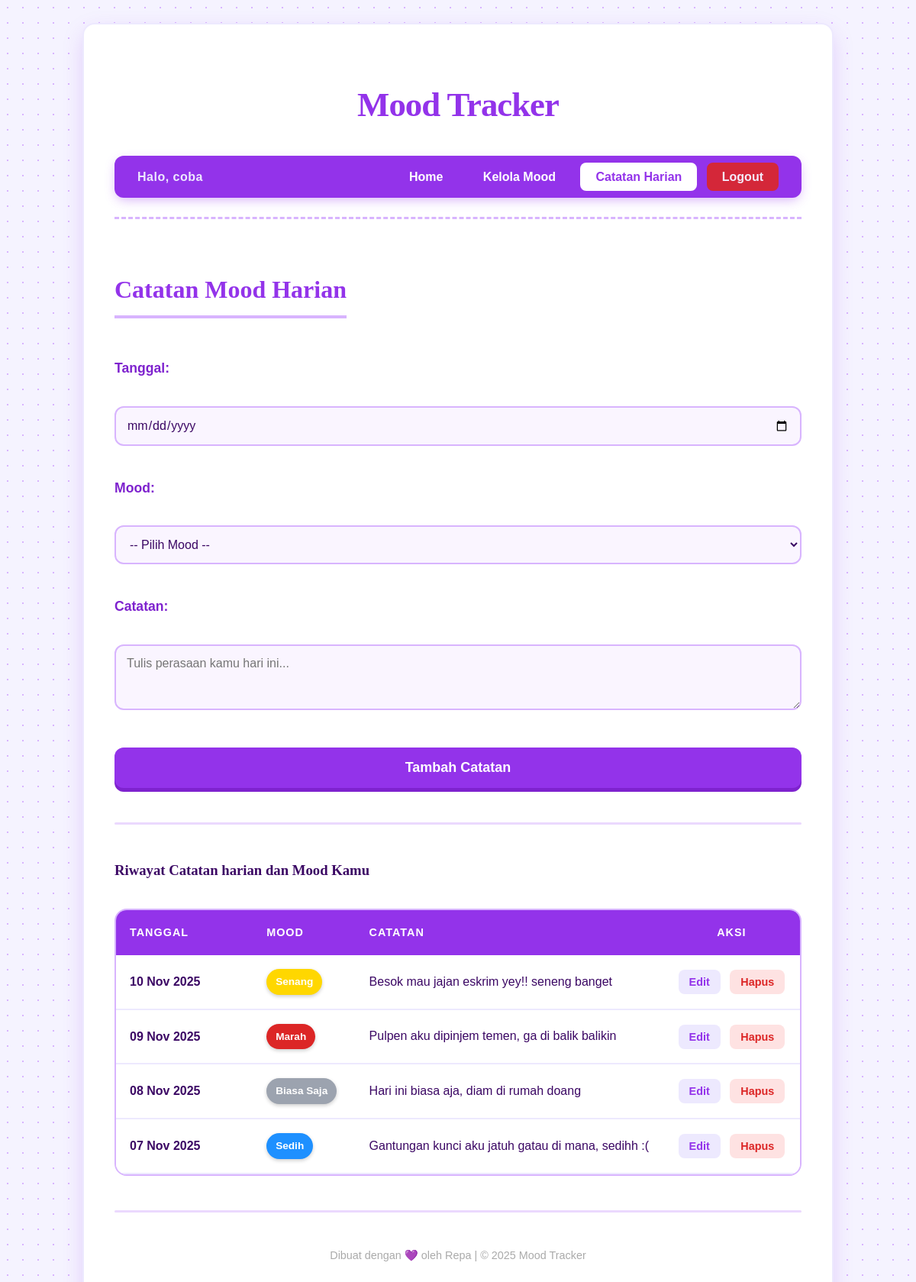
The app's page /index.php?page=entries (signed in) with its own data.
### tables this page shows
CREATE TABLE mood_entries (
  entry_id INT AUTO_INCREMENT PRIMARY KEY,
  user_id INT NOT NULL,
  mood_id INT NOT NULL,
  entry_date DATE NOT NULL,
  note TEXT,
  created_at DATETIME DEFAULT CURRENT_TIMESTAMP,
  
   
  CONSTRAINT fk_entry_user FOREIGN KEY (user_id) REFERENCES users(user_id) ON DELETE CASCADE,
  CONSTRAINT fk_entry_mood FOREIGN KEY (mood_id) REFERENCES mood_types(mood_id) ON DELETE RESTRICT
);

CREATE TABLE mood_types (
  mood_id INT AUTO_INCREMENT PRIMARY KEY,
  mood_name VARCHAR(50) NOT NULL,
  mood_color VARCHAR(7),  
  created_at DATETIME DEFAULT CURRENT_TIMESTAMP
);

### class/MoodEntryController.php (called while the page is built, shortened)
<?php
require_once __DIR__ . '/MoodEntryModel.php';
class MoodEntryController {
    private $entryModel;
    public function __construct() {
        $this->entryModel = new MoodEntryModel();
    }
    public function index() {
        $userId = $_SESSION['user_id'];
        $entries = $this->entryModel->getEntriesByUser($userId);
        require __DIR__ . '/../view/entry_page.php';
    }
}
?>

### class/MoodEntryModel.php (called while the page is built, shortened)
<?php
require_once __DIR__ . '/../config/Database.php';
class MoodEntryModel {
    private $conn;
    public function __construct() {
        $database = new Database();
        $this->conn = $database->connect();
    }
    public function getEntriesByUser($user_id) {
        $query = "SELECT me.entry_id, me.entry_date, me.note, mt.mood_name, mt.mood_color
                  FROM mood_entries me
                  JOIN mood_types mt ON me.mood_id = mt.mood_id
                  WHERE me.user_id = ?
                  ORDER BY me.entry_date DESC";
        $stmt = $this->conn->prepare($query);
        $stmt->bind_param("i", $user_id);
        $stmt->execute();
        $result = $stmt->get_result();
        $entries = [];
        while ($row = $result->fetch_assoc()) {
            $entries[] = $row;
        }
        return $entries;
    }
}
?>

### config/Database.php (called while the page is built, shortened)
<?php
class Database {
    private $host = "localhost";
    private $db_name = "mood_tracker";
    private $username = "root";
    private $password = "";
    public function connect() {
        $this->conn = new mysqli($this->host, $this->username, $this->password, $this->db_name);
        return $this->conn;
    }
}
?>

### view/entry_page.php (the view, shortened to what this page needs)
<?php include __DIR__ . '/header.php'; ?>
<h2>Catatan Mood Harian</h2>
<form action="index.php?page=entries&action=create" method="POST">
    <p>
        <label>Tanggal:</label><br>
        <input type="date" name="entry_date" required>
    </p>
    <p>
        <label>Mood:</label><br>
        <select name="mood_id" required>
            <option value="">-- Pilih Mood --</option>
        </select>
    </p>
    <p>
        <label>Catatan:</label><br>
        <textarea name="note" rows="3" placeholder="Tulis perasaan kamu hari ini..."></textarea>
    </p>
    <p>
        <button type="submit">Tambah Catatan</button>
    </p>
</form>
<hr>
<h3>Riwayat Catatan harian dan Mood Kamu</h3>
<table border="0" cellpadding="0" cellspacing="0">
    <thead>
        <tr>
            <th style="width: 20%;">Tanggal</th>
            <th style="width: 15%;">Mood</th>
            <th>Catatan</th>
            <th style="width: 20%; text-align: center;">Aksi</th>
        </tr>
    </thead>
    <tbody>
        <?php if (!empty($entries)): ?>
            <?php foreach ($entries as $e): ?>
            <tr>
                <td><strong><?= date('d M Y', strtotime($e['entry_date'])) ?></strong></td>
                <td>
                    <span style="background-color: <?= htmlspecialchars($e['mood_color']) ?>; color: #fff; padding: 6px 12px; border-radius: 20px; font-size: 0.85em; font-weight: bold; display: inline-block; box-shadow: 0 2px 5px rgba(0,0,0,0.2);">
                        <?= htmlspecialchars($e['mood_name']) ?>
                    </span>
                </td>
                <td style="line-height: 1.5;"><?= nl2br(htmlspecialchars($e['note'])) ?></td>
                <td style="text-align: center;">
                    <a href="index.php?page=entries&action=edit&id=<?= $e['entry_id'] ?>">Edit</a>
                    <a href="index.php?page=entries&action=delete&id=<?= $e['entry_id'] ?>" onclick="return confirm('Yakin mau hapus?')">Hapus</a>
                </td>
            </tr>
            <?php endforeach; ?>
        <?php else: ?>
            <tr><td colspan="4" style="text-align: center; padding: 30px; opacity: 0.7; font-style: italic;">Belum ada catatan mood saat ini.</td></tr>
        <?php endif; ?>
    </tbody>
</table>
<?php include __DIR__ . '/footer.php'; ?>

### index.php (shortened to what this page needs)
<?php
$page = isset($_GET['page']) ? $_GET['page'] : 'home';
$action = isset($_GET['action']) ? $_GET['action'] : 'index';
$isLoggedIn = isset($_SESSION['user_id']);
if ($page === 'home') {
    if (!$isLoggedIn) {
        header('Location: index.php?page=users&action=showLogin');
        exit;
    }
    include __DIR__ . '/view/home.php';
} elseif ($page === 'entries') {
    require_once __DIR__ . '/class/MoodEntryController.php';
    $controller = new MoodEntryController();
    if ($action === 'create') {
        $controller->create();
    } elseif ($action === 'delete') {
        $controller->delete();
    } elseif ($action === 'edit') {
        $controller->showEditForm();
    } elseif ($action === 'update') {
        $controller->update();
    } else {
        $controller->index();
    }
} else {
    http_response_code(404);
    echo "<h1>404 Page Not Found</h1>";
}
?>

### view/header.php (shortened to what this page needs)
<?php
$isLoggedIn = isset($_SESSION['user_id']);
$currentPage = isset($_GET['page']) ? $_GET['page'] : 'home';
?>
<!DOCTYPE html>
<html lang="id">
<head>
    <link rel="stylesheet" href="style.css">
</head>
<body>
    <div class="container">
        <header>
            <h1>Mood Tracker</h1>
            <nav>
                <?php if ($isLoggedIn): ?>
                    <span class="user-welcome">Halo, <strong><?= htmlspecialchars($_SESSION['username']) ?></strong></span>
                    <div class="menu-links">
                        <a href="index.php?page=home" class="<?= $currentPage == 'home' ? 'active' : '' ?>">Home</a>
                        <a href="index.php?page=moods" class="<?= $currentPage == 'moods' ? 'active' : '' ?>">Kelola Mood</a>
                        <a href="index.php?page=entries" class="<?= $currentPage == 'entries' ? 'active' : '' ?>">Catatan Harian</a>
                        <a href="index.php?page=users&action=logout" class="logout-btn">Logout</a>
                    </div>
                <?php endif; ?>
            </nav>
        </header>
<main>

### view/footer.php
</main> <footer>
            <hr>
            <p style="text-align:center; color: #aaa; font-size: 0.9em;">
                Dibuat dengan 💜 oleh Repa | &copy; 2025 Mood Tracker
            </p>
        </footer>
    </div> </body>
</html>

### style.css (style rules this page uses)
:root { --bg-main: #f5f3ff; --primary-lightest: #ede9fe; --primary-light: #d8b4fe; --primary: #9333ea; --primary-dark: #7e22ce; --text-dark: #3b0764; --white: #ffffff; --danger: #dc2626; }
body { font-family: 'Poppins', sans-serif; background-color: var(--bg-main); color: var(--text-dark); margin: 0; padding: 30px; line-height: 1.6; background-image: radial-gradient(var(--primary-light) 1px, transparent 1px); background-size: 20px 20px; }
h1, h2, h3, .home-menu a { font-family: 'Playfair Display', serif; }
.container { max-width: 900px; margin: 0 auto; background-color: var(--white); padding: 40px; border-radius: 16px; box-shadow: 0 10px 30px -5px rgba(147, 51, 234, 0.25); border: 2px solid var(--primary-lightest); position: relative; z-index: 1; }
header { margin-bottom: 40px; border-bottom: 3px dashed var(--primary-light); padding-bottom: 25px; }
header h1 { color: var(--primary); text-align: center; margin-bottom: 30px; font-weight: 800; font-size: 2.8em; letter-spacing: -1px; }
nav { display: flex; justify-content: space-between; align-items: center; background-color: var(--primary); padding: 15px 30px; border-radius: 12px; color: var(--white); box-shadow: 0 5px 15px -3px rgba(147, 51, 234, 0.4); }
.user-welcome { font-weight: 600; letter-spacing: 0.5px; color: var(--primary-lightest); }
.menu-links a, .auth-links a { text-decoration: none; color: var(--white); padding: 10px 20px; margin-left: 8px; border-radius: 8px; font-weight: 700; transition: all 0.2s ease; }
.menu-links a:hover, .menu-links a.active { background-color: var(--white); color: var(--primary); }
.logout-btn { background-color: var(--danger) !important; opacity: 0.9; }
h2 { color: var(--primary); font-weight: 800; border-bottom: 4px solid var(--primary-light); display: inline-block; padding-bottom: 8px; margin-bottom: 35px; font-size: 2em; }
label { color: var(--primary-dark); font-weight: 700; display: block; margin-bottom: 10px; font-size: 1.1em; }
input, select, textarea { width: 100%; padding: 14px; margin-bottom: 25px; border: 2px solid var(--primary-light); border-radius: 12px; background-color: #faf5ff; color: var(--text-dark); font-size: 16px; font-family: 'Poppins', sans-serif; transition: 0.3s; box-sizing: border-box; }
button[type="submit"] { width: 100%; padding: 16px; background-color: var(--primary); color: white; border: none; border-radius: 12px; font-size: 18px; font-weight: 800; font-family: 'Poppins', sans-serif; cursor: pointer; transition: 0.2s; box-shadow: 0 5px 0px var(--primary-dark); }
table { width: 100%; border-collapse: separate; border-spacing: 0; margin-top: 35px; border-radius: 16px; overflow: hidden; border: 2px solid var(--primary-light); }
th { background-color: var(--primary); color: var(--white); padding: 18px; text-align: left; font-weight: 700; letter-spacing: 1px; font-family: 'Poppins', sans-serif; text-transform: uppercase; font-size: 0.9em; }
td { padding: 18px; border-bottom: 2px solid var(--primary-lightest); background-color: var(--white); color: var(--text-dark); font-weight: 500; }
td a { font-family: 'Poppins', sans-serif; }
td a[href*="edit"] { background-color: var(--primary-lightest); color: var(--primary); text-decoration: none; padding: 8px 14px; border-radius: 8px; font-weight: 700; font-size: 0.9em; margin-right: 8px; transition: 0.2s; }
td a[href*="delete"] { background-color: #fee2e2; color: var(--danger); text-decoration: none; padding: 8px 14px; border-radius: 8px; font-weight: 700; font-size: 0.9em; transition: 0.2s; }
hr { border: none; height: 3px; background-color: var(--primary-light); margin: 45px 0; opacity: 0.5; border-radius: 10px; }

### records on screen
mood_entries: entry_date "10 Nov 2025", mood.mood_name "Senang", note "Besok mau jajan eskrim yey!! seneng banget"
mood_entries: entry_date "09 Nov 2025", mood.mood_name "Marah", note "Pulpen aku dipinjem temen, ga di balik balikin"
mood_entries: entry_date "08 Nov 2025", mood.mood_name "Biasa Saja", note "Hari ini biasa aja, diam di rumah doang"
mood_entries: entry_date "07 Nov 2025", mood.mood_name "Sedih", note "Gantungan kunci aku jatuh gatau di mana, sedihh :("

### other values on screen
$_SESSION['username'] "coba"
